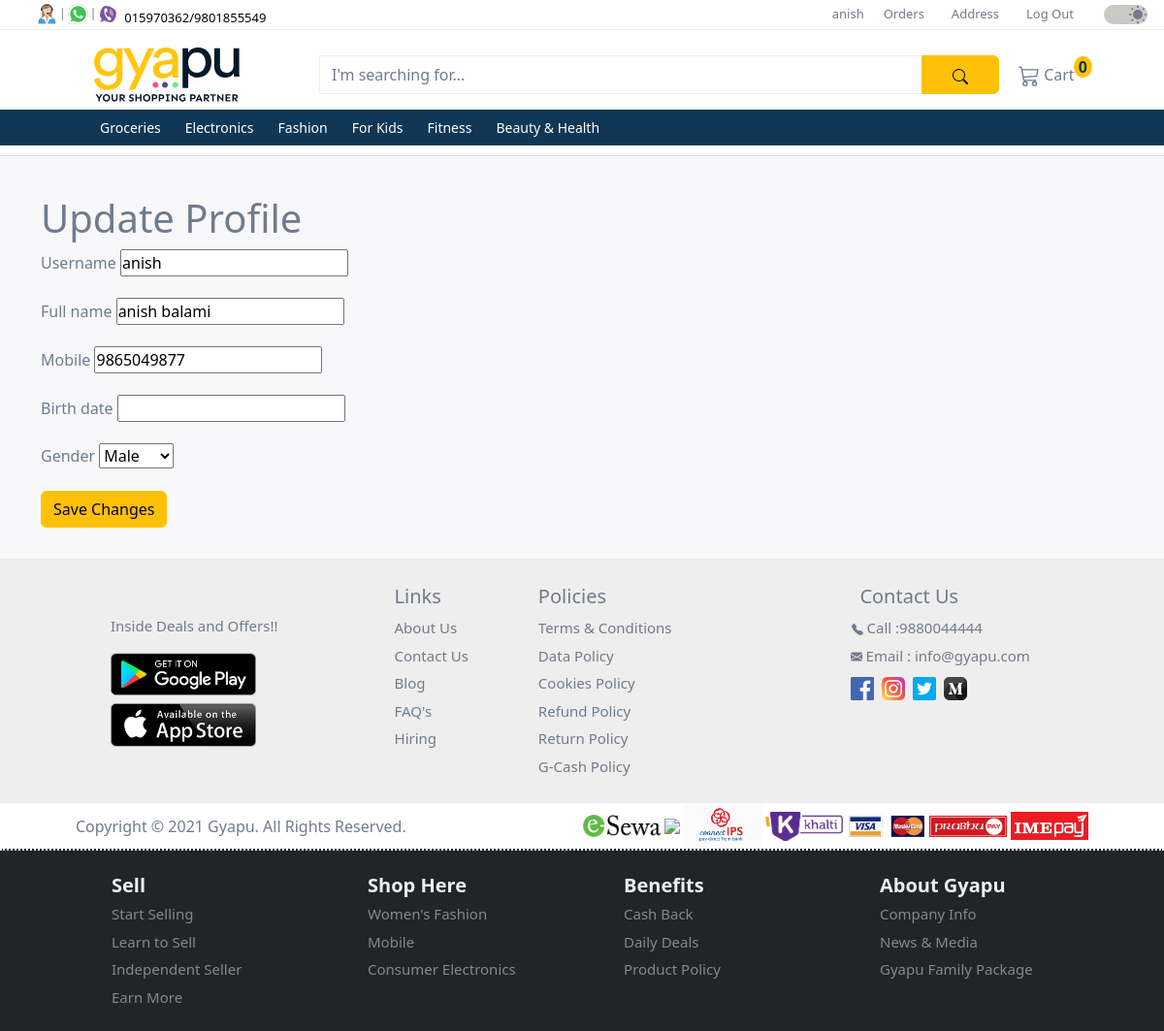
Page /profile/update/ (signed in) on the committed database.
### user/models.py (models this page shows, shortened)
class CustomUser(AbstractUser):
  id = models.UUIDField(
    primary_key = True,
    default = uuid.uuid4,
    editable = False
  )
  full_name = models.CharField(max_length=50, default='Default Name')
  mobile = models.CharField(max_length=10, blank=False, null=False)

class Profile(models.Model):
  GENDER_CHOICES = (
    ('M', 'Male'),
    ('F', 'Female'),
  )
  user = models.OneToOneField(settings.AUTH_USER_MODEL, on_delete=models.CASCADE)
  birth_date = models.DateField(null=True, blank=True)
  gender = models.CharField(max_length=1, choices=GENDER_CHOICES, blank=True)

### products/models.py (models this page shows, shortened)
class Category(models.Model):
  id = models.UUIDField(
    primary_key = True,
    default = uuid.uuid4,
    editable = False
  )
  name = models.CharField(max_length=255)
  description = models.TextField(blank=True)
  parent = models.ForeignKey('self', on_delete=models.CASCADE, null=True, blank=True, related_name='children')
  class Meta:
    verbose_name_plural = 'Categories'

### user/views.py (the view, shortened to what this page needs)
# urls.py: path('profile/update/', ProfileUpdateView.as_view(), name='profile_update'),
class ProfileUpdateView(LoginRequiredMixin, UpdateView):
  model = Profile
  form_class = ProfileForm
  template_name = 'account/profile_update.html'
  success_url = '/profile/'
  def get_object(self, queryset=None):
    return self.request.user.profile
  def get_form(self, form_class=None):
    form = super().get_form(form_class)
    form.fields.pop('email', None)
    if self.request.user.groups.filter(name='store').exists():
      form.fields.pop('gender', None)
      form.fields.pop('birth_date', None)
    return form

### user/forms.py (shortened to what this page needs)
class ProfileForm(forms.ModelForm):
  username = forms.CharField(max_length=255)
  email = forms.EmailField()
  full_name = forms.CharField(max_length=255)
  mobile = forms.CharField(max_length=10)
  class Meta:
    model = Profile
    fields = ['username', 'email', 'full_name', 'mobile', 'birth_date', 'gender']
  def __init__(self, *args, **kwargs):
    super(ProfileForm, self).__init__(*args, **kwargs)
    if self.instance and self.instance.user:
      self.fields['username'].initial = self.instance.user.username
      self.fields['full_name'].initial = self.instance.user.full_name
      self.fields['mobile'].initial = self.instance.user.mobile

### products/context_processors.py (called while the page is built)
def categories(request):
  categories = Category.objects.filter(parent__isnull=True)
  return {'categories': categories}

### user/context_processors.py (called while the page is built)
def user_group(request):
  user_belong_to_store = request.user.groups.filter(name='store').exists()
  return {'user_belong_to_store': user_belong_to_store}

### user/templates/account/profile_update.html (shortened to what this page needs)
{% extends "_base.html" %}
{% block content%}
  <h1>Update Profile</h1>
  <div class="mb-3">
    <form method="post">
      {% for field in form %}
        <div class="mb-3">
          <label for="{{ field.id_for_label }}" class="form-label">{{ field.label }}</label>
          {{ field }}
        </div>
      {% endfor %}
      <button type="submit" class="btn btn-warning">Save Changes</button>
    </form>
  </div>
{% endblock content %}

### user/templates/homepage/upper_navbar.html (shortened to what this page needs)
{% load static %}
<nav class="navbar navbar-expand-lg first-nav">
  <div class="container-fluid d-flex">
    <div class="contact-icons ms-4 d-none d-lg-block">
      <div class="d-flex">
        <div class="d-flex">
          <div class="tooltip px-0">
            <img src="{% static "images/icons/contact.svg" %}" alt="phone">
          </div>
          <span class="pt-1">|</span>
        </div>
        <div class="d-flex">
          <div class="tooltip px-0">
            <img src="{% static "images/icons/whatsapp.png" %}" alt="whatsapp">
          </div>
          <span class="pt-1">|</span>
        </div>
        <div>
          <div class="tooltip px-0">
            <img src="{% static "images/icons/viber.png" %}" alt="viber">
          </div>
        </div>
        <div class="mt-1">
          <a class="phone-number ps-1" href="#">
            015970362/9801855549
          </a>
        </div>
      </div>
    </div>
    <div class="menu flex-grow-1">
      <div class="collapse navbar-collapse justify-content-end" id="collapsibleNavbar">
        <ul class="navbar-nav">
          {% if user.is_authenticated %}
            <li class="nav-item">
              <a href="{% url 'profile_detail' %}">{{ user.username }}</a>
            </li>
            <li class="nav-item">
              <a href="{% url 'order_list' %}">Orders</a>
            </li>
            <li class="nav-item">
              {% if user_belong_to_store %}
                <a class="nav-link py-0" href="{% url 'product_add' %}">Add Product</a>
              {% else %}
                <a class="nav-link py-0" href="{% url 'address_list' %}">Address</a>
              {% endif %}
            </li>
            <li class="nav-item">
              <a href="{% url 'account_logout' %}">Log Out</a>
            </li>
          {% else %}
            <li class="nav-item">
              <a class="nav-link py-0" href="{% url 'store_login' %}">Sell Your Product</a>
            </li>
          {% endif %}
        </ul>
      </div>
    </div>
    <div class="accessibilities">
      <div class="d-flex justify-content-end">
        <div class="switch">
          <div class="form-check form-switch ms-3">
            <input class="form-check-input" type="checkbox" id="toggleswitch" value="yes" checked>
          </div>
        </div>
      </div>
    </div>
  </div>
</nav>

### user/templates/homepage/lower_navbar.html (shortened to what this page needs)
{% load static %}
<nav class="navbar navbar-expand-xl d-flex flex-column second-nav" id="secondNav">
  <div class="container">
    <div class="d-flex flex-row container-fluid gyapu-head">
      <a class="navbar-brand" href="
        {% if not user_belong_to_store %}
          {% url 'home' %}
        {% else %}
          {% url 'store_dashboard' %}
        {% endif %}
      ">
        <img class="img-fluid" id="gyapu-head" src="{% static "images/gyapu-header-lightmode.svg" %}" alt="gyapu brand logo">
      </a>
      <form class="input-group mt-3 mb-3" method="get" action="{% url 'search_results' %}">
        <input type="text" class="form-control" placeholder="I'm searching for..." name="query">
        <button class="btn btn-warning" type="submit">
        </button>
      </form>
    </div>
    <div class="collapse navbar-collapse" id="mynavbar">
      <ul class="navbar-nav me-auto">
        {% if not user_belong_to_store %}
        <li class="nav-item">
          <div class="tooltip">
            <a class="nav-link" href="{% url 'cart_detail' %}">
              Cart
              <sup class="bg-warning cart-number">0</sup>
            </a>
          </div>
        </li>
        {% endif %}
      </ul>
    </div>
  </div>
  <div class="dropdown-nav">
    <div class="container">
      <div class="collapse navbar-collapse" id="mynavbar">
        <ul class="navbar-nav">
          {% for category in categories %}
            <li class="nav-item dropdown">
              <a class="nav-link dropbtn" href="{% url 'product_by_category' category.name %}">{{ category.name }}</a>
            </li>
          {% endfor %}
        </ul>
      </div>
    </div>
  </div>
</nav>

### user/static/css/style.css (style rules this page uses)
* { margin: 0; padding: 0; scroll-behavior: smooth; }
:root { --backgroundColor: #ffffff; --featureListBgColor: #F8F8FA; --cardBgColor: #ffffff; --contactsBgColor: #EEEEEE; --toggleswitchBgColor: #CCC9C5; --textColor: #707B8E; --priceColor: #103755; --buttomnavColor: #103755; --border: #eeeeee; --controlColor: #606775; --phoneColor: #000000; --navAnchorHover: #000000; --inputBorderSelection: #eeeeee; --topicColorHover: #000000; --gyapuHeader: #031828; --cardHoverBoxShadow: 0 2px 4px 0 rgba(158, 155, 155, 0.19), 0 4px 10px 0 rgba(158, 155, 155, 0.19); }
body { color: var(--textColor); background-color: var(--backgroundColor); }
.first-nav { height: 30px; z-index: 3; background-color: var(--backgroundColor); }
.first-nav a { text-decoration: none; color: var(--textColor); }
.first-nav .contact-icons img { width: 25px; height: 25px; }
.first-nav .contact-icons span { font-size: 12px; color: var(--textColor); }
.phone-number { font-size: 13px; color: var(--phoneColor) !important; }
#collapsibleNavbar { font-size: 13px; }
#collapsibleNavbar ul li { padding: 0 10px; }
#collapsibleNavbar a { color: var(--textColor); }
.switch { margin-top: -5px; margin-left: 15px; }
.switch .form-check-input { font-size: 20px; width: 45px; background-color: var(--toggleswitchBgColor); border: none; cursor: pointer; }
.switch .form-switch .form-check-input { background-image: url("/static/images/moon.svg"); }
.switch .form-switch .form-check-input:checked { background-image: url("/static/images/sun.svg"); }
.second-nav { width: 100%; margin: 0; padding-top: 10px; padding-bottom: 0; background-color: var(--backgroundColor); z-index: 2; border-top: 1px solid var(--border); }
.second-nav .container .container-fluid { width: 1000px; }
.second-nav .container .container-fluid a { margin: auto; }
.second-nav img { width: 150px !important; min-width: 100px; }
.second-nav form { max-width: 700px !important; height: 40px; margin-left: 40px; }
.second-nav form input { background: transparent; border: 1px solid var(--border); }
.second-nav form input::placeholder { color: var(--textColor); }
.form-control { color: var(--textColor) !important; }
.second-nav form button { width: 80px; }
#mynavbar a { color: var(--textColor); }
.cart-number { font-size: 16px; font-weight: 600; color: #103755; border-radius: 50%; padding: 0 5px; margin-left: -5px; }
.tooltip { position: relative; font-size: 16px; display: inline-block; opacity: 1; }
.dropdown-nav { width: 100%; background-color: #103755; z-index: 2; }
.dropdown-nav .container { padding-left: 65px; }
.dropbtn { color: #ffffff !important; font-size: 14px; margin-right: 9px; }
.dropdown, .dropleft, .sub-dropleft { position: relative; display: inline-block; }
@media only screen and (max-width: 1200px) { .second-nav { padding-bottom: 10px; border-bottom: 1px solid #e0e0e0; } }

### rows in the picture
CustomUser: username "anish", form "anish" "anish balami" "9865049877"
Category: name "Groceries"
Category: name "Electronics"
Category: name "Fashion"
Category: name "For Kids"
Category: name "Fitness"
Category: name "Beauty & Health"
Profile: form "Male"

### other values in the picture
{{ field.label }} "Username" "Full name" "Mobile" "Birth date" "Gender"
